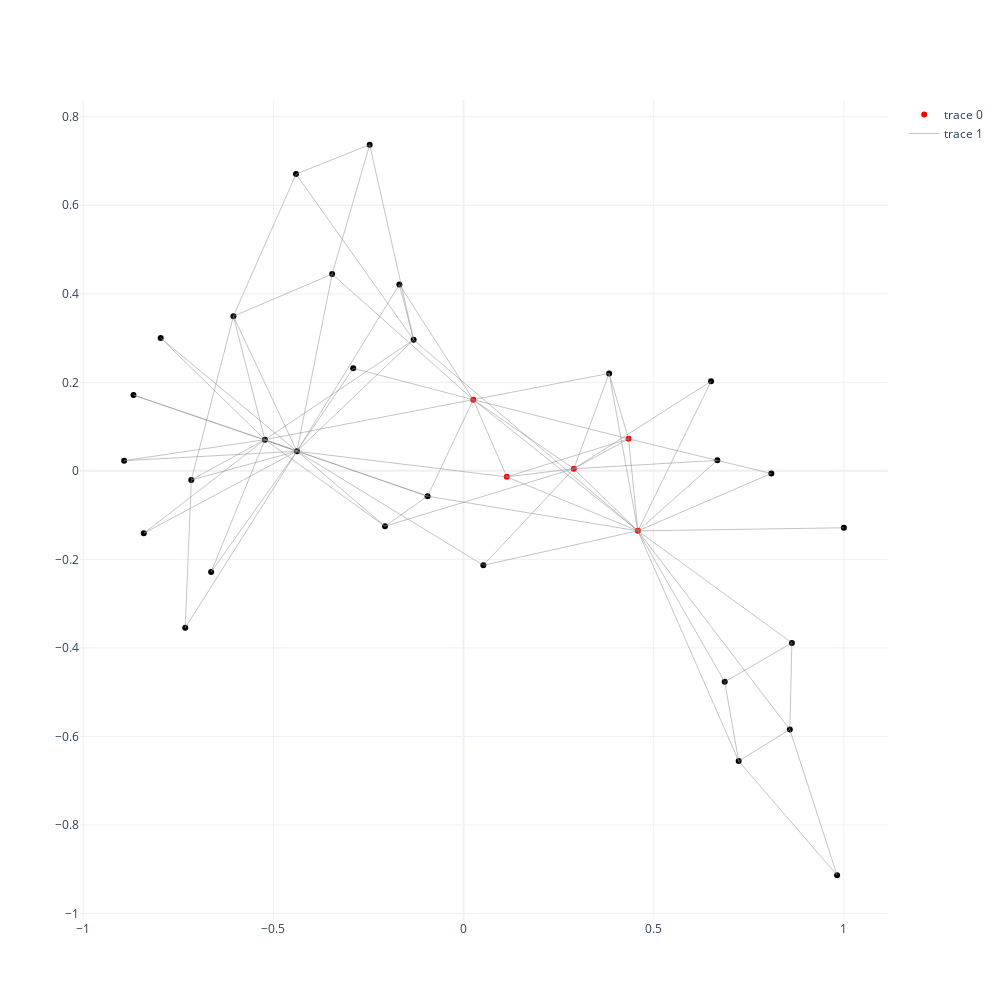

The code cell stored with this chart in its notebook:
### Markdown cell above
# Plot Graph

### Code cell
def plot_network(graph):
    
    
    G = graph.copy()
    
    layout = nx.spring_layout(G, weight = 'distance')
    
    edge_x = []
    edge_y = []
    for edge in G.edges():
        x0, y0 = layout[edge[0]]
        x1, y1 = layout[edge[1]]
        edge_x.append(x0)
        edge_x.append(x1)
        edge_x.append(None)
        edge_y.append(y0)
        edge_y.append(y1)
        edge_y.append(None)
    
    node_list = [n for n in G.nodes()]
    
    node_positions = np.vstack([
        layout[n] for n in node_list
    ])
    
    fig = go.Figure()
    
        
    node_colors = [
        'red' if n in [0, 1, 2, 3, 13] else 'black' for n in node_list
    ]
    
    node_trace = go.Scatter(
        x = node_positions[:,0],
        y = node_positions[:,1],
        mode = 'markers',
        marker = dict(color = node_colors)
    )
    
    edge_trace = go.Scatter(
        x=edge_x, y=edge_y,
        line=dict(width=0.5, color='#888'),
        mode='lines'
        
    )
    
    fig.add_trace(node_trace)
    fig.add_trace(edge_trace)
    
    fig.update_layout(height = 1000, width = 1000)
    
    return fig

plot_network(G)

### Figure 1 — Plotly figure (JSON) as saved in the notebook; plotly's stock layout.template omitted (floating-point values rounded to 4 significant figures; data arrays with more than 128 entries replaced by an {"elided": "..."} marker saying what was removed)
{"data": [{"marker": {"color": ["red", "red", "red", "red", "black", "black", "black", "black", "black", "black", "black", "black", "black", "red", "black", "black", "black", "black", "black", "black", "black", "black", "black", "black", "black", "black", "black", "black", "black", "black", "black", "black", "black", "black"]}, "mode": "markers", "type": "scatter", "x": [0.4584, 0.29, 0.02564, 0.434, 0.8633, 0.7234, 0.858, 0.3829, -0.09456, -0.29, 0.6868, 1, 0.8093, 0.1137, -0.8679, -0.8924, 0.9822, 0.6673, -0.6636, 0.05216, -0.7963, 0.6509, -0.8409, -0.6051, -0.2468, -0.4404, -0.7318, -0.3455, -0.1687, -0.7158, -0.2066, -0.1312, -0.5223, -0.4381], "y": [-0.1356, 0.0048, 0.1608, 0.07232, -0.3887, -0.6557, -0.5843, 0.2201, -0.05723, 0.2318, -0.4767, -0.1286, -0.006006, -0.0136, 0.1712, 0.02298, -0.9136, 0.0237, -0.2285, -0.2133, 0.3001, 0.2024, -0.1412, 0.3494, 0.7367, 0.6704, -0.3546, 0.4445, 0.4211, -0.02051, -0.1251, 0.296, 0.0704, 0.04435]}, {"line": {"color": "#888", "width": 0.5}, "mode": "lines", "type": "scatter", "x": {"elided": "234 float values"}, "y": {"elided": "234 float values"}}], "layout": {"height": 1000, "width": 1000}}
